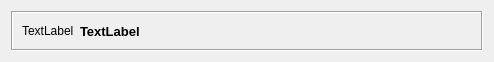
<?xml version="1.0" encoding="UTF-8"?>
<ui version="4.0">
 <class>NotificationItem</class>
 <widget class="QWidget" name="NotificationItem">
  <property name="geometry">
   <rect>
    <x>0</x>
    <y>0</y>
    <width>494</width>
    <height>62</height>
   </rect>
  </property>
  <property name="sizePolicy">
   <sizepolicy hsizetype="Preferred" vsizetype="Fixed">
    <horstretch>0</horstretch>
    <verstretch>0</verstretch>
   </sizepolicy>
  </property>
  <property name="minimumSize">
   <size>
    <width>100</width>
    <height>62</height>
   </size>
  </property>
  <property name="windowTitle">
   <string>Form</string>
  </property>
  <layout class="QVBoxLayout" name="verticalLayout">
   <item>
    <widget class="QFrame" name="frame">
     <property name="sizePolicy">
      <sizepolicy hsizetype="Expanding" vsizetype="Fixed">
       <horstretch>0</horstretch>
       <verstretch>1</verstretch>
      </sizepolicy>
     </property>
     <property name="minimumSize">
      <size>
       <width>0</width>
       <height>20</height>
      </size>
     </property>
     <property name="maximumSize">
      <size>
       <width>16777215</width>
       <height>200</height>
      </size>
     </property>
     <property name="frameShape">
      <enum>QFrame::Box</enum>
     </property>
     <property name="frameShadow">
      <enum>QFrame::Sunken</enum>
     </property>
     <layout class="QHBoxLayout" name="horizontalLayout_2">
      <item>
       <widget class="QLabel" name="lblIcon">
        <property name="text">
         <string>TextLabel</string>
        </property>
       </widget>
      </item>
      <item>
       <widget class="QLabel" name="lblMessage">
        <property name="sizePolicy">
         <sizepolicy hsizetype="Expanding" vsizetype="Preferred">
          <horstretch>0</horstretch>
          <verstretch>0</verstretch>
         </sizepolicy>
        </property>
        <property name="minimumSize">
         <size>
          <width>160</width>
          <height>0</height>
         </size>
        </property>
        <property name="font">
         <font>
          <pointsize>10</pointsize>
          <weight>75</weight>
          <bold>true</bold>
         </font>
        </property>
        <property name="text">
         <string>TextLabel</string>
        </property>
       </widget>
      </item>
      <item>
       <widget class="QLabel" name="lblClose">
        <property name="font">
         <font>
          <pointsize>12</pointsize>
          <weight>75</weight>
          <bold>true</bold>
         </font>
        </property>
        <property name="text">
         <string/>
        </property>
        <property name="alignment">
         <set>Qt::AlignCenter</set>
        </property>
       </widget>
      </item>
     </layout>
    </widget>
   </item>
  </layout>
 </widget>
 <resources/>
 <connections/>
</ui>
